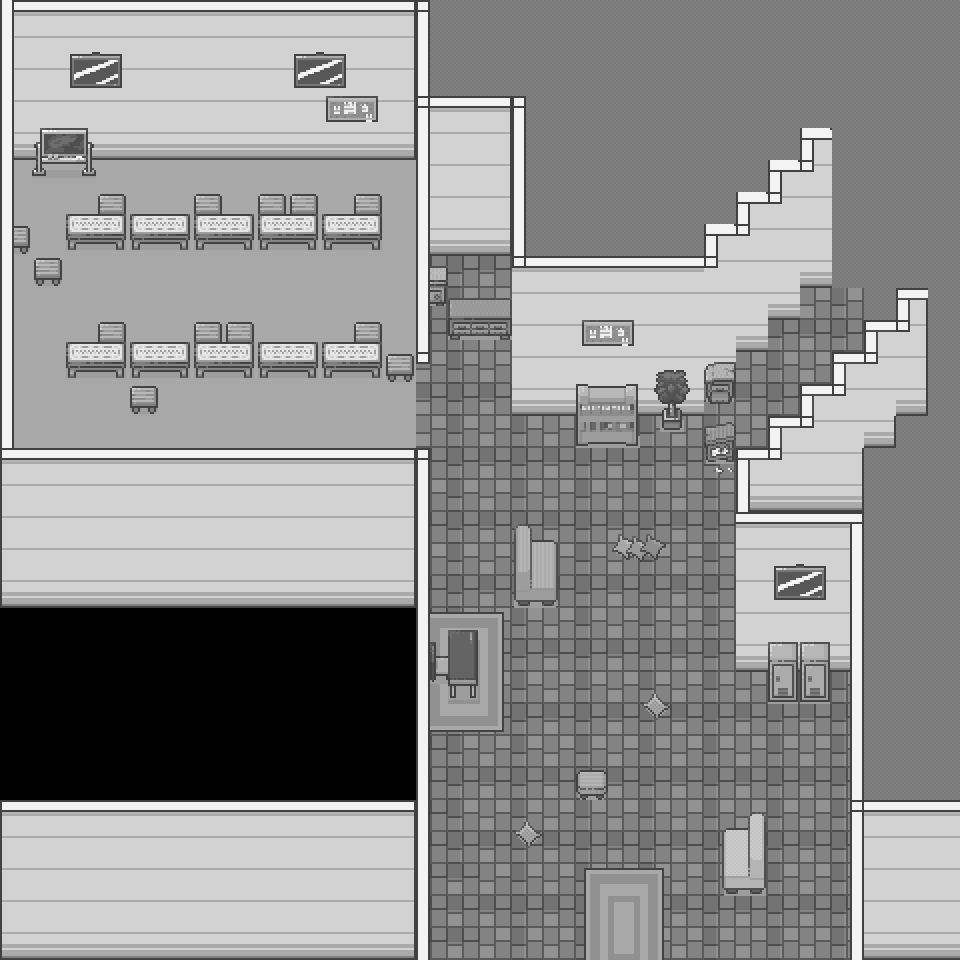

A 2D game scene composited from a Tiled map and its tileset images. What follows is a short description and the map's XML, with each tile layer's data collapsed to a summary:
An orthogonal 30x30 tile map with 32x32 px tiles, 6 tile layers (Sol, Sursol, Murs, Meubles, ...), 3 tilesets and 44 objects (sortie_cremis, spawn_cremis, robarbre_path1, robarbre_path2, robarbre_path3, ...).

<map version="1.10" tiledversion="1.10.2" orientation="orthogonal" renderorder="right-down" width="30" height="30" tilewidth="32" tileheight="32" infinite="0" nextlayerid="8" nextobjectid="67">
 <tileset firstgid="1" source="style_sheet/Room_Builder_32x32.tsx" />
 <tileset firstgid="392" source="style_sheet/Serene_Village_32x32.tsx" />
 <tileset firstgid="1247" source="style_sheet/Interiors_free.tsx" />
 <layer id="1" name="Sol" width="30" height="30">
  <data>[900 cells, 822 non-empty, 8 distinct tile ids]</data>
 </layer>
 <layer id="2" name="Sursol" width="30" height="30">
  <data>[900 cells, 38 non-empty, 19 distinct tile ids]</data>
 </layer>
 <layer id="3" name="Murs" width="30" height="30">
  <data>[900 cells, 251 non-empty, 13 distinct tile ids]</data>
 </layer>
 <layer id="4" name="Meubles" width="30" height="30">
  <data>[900 cells, 204 non-empty, 59 distinct tile ids]</data>
 </layer>
 <layer id="5" name="Meubles2" width="30" height="30">
  <data>[900 cells, 75 non-empty, 15 distinct tile ids]</data>
 </layer>
 <layer id="6" name="Top" width="30" height="30">
  <data>[900 cells, 16 non-empty, 11 distinct tile ids]</data>
 </layer>
 <objectgroup id="7" name="Obj">
  <object id="2" x="1" y="524" width="413" height="82">
   <properties>
    <property name="col" type="bool" value="true" />
   </properties>
  </object>
  <object id="5" x="-15" y="1" width="29" height="605">
   <properties>
    <property name="col" type="bool" value="true" />
   </properties>
  </object>
  <object id="6" x="-15" y="2" width="445" height="156">
   <properties>
    <property name="col" type="bool" value="true" />
   </properties>
  </object>
  <object id="7" x="418" y="97" width="104" height="157">
   <properties>
    <property name="col" type="bool" value="true" />
   </properties>
  </object>
  <object id="8" x="13" y="223.5" width="17" height="30.5">
   <properties>
    <property name="col" type="bool" value="true" />
   </properties>
  </object>
  <object id="9" x="31.5" y="252.5" width="31" height="37.5">
   <properties>
    <property name="col" type="bool" value="true" />
   </properties>
  </object>
  <object id="10" x="63" y="217.833" width="65" height="30.1667">
   <properties>
    <property name="col" type="bool" value="true" />
   </properties>
  </object>
  <object id="11" x="98" y="197.167" width="28" height="21.8333">
   <properties>
    <property name="col" type="bool" value="true" />
   </properties>
  </object>
  <object id="12" x="27" y="124" width="70" height="53.5">
   <properties>
    <property name="col" type="bool" value="true" />
   </properties>
  </object>
  <object id="13" x="124.667" y="220.5" width="66.5" height="30.8333">
   <properties>
    <property name="col" type="bool" value="true" />
   </properties>
  </object>
  <object id="14" x="196" y="199.5" width="20.5" height="19.5">
   <properties>
    <property name="col" type="bool" value="true" />
   </properties>
  </object>
  <object id="15" x="191.5" y="219.667" width="193.5" height="31.8333">
   <properties>
    <property name="col" type="bool" value="true" />
   </properties>
  </object>
  <object id="16" x="256.833" y="198.333" width="61.5" height="21">
   <properties>
    <property name="col" type="bool" value="true" />
   </properties>
  </object>
  <object id="17" x="352" y="200.333" width="28.5" height="21.1667">
   <properties>
    <property name="col" type="bool" value="true" />
   </properties>
  </object>
  <object id="18" x="62.5" y="340" width="321.5" height="39">
   <properties>
    <property name="col" type="bool" value="true" />
   </properties>
  </object>
  <object id="19" x="351" y="329.667" width="31.5" height="17.8333">
   <properties>
    <property name="col" type="bool" value="true" />
   </properties>
  </object>
  <object id="20" x="192.5" y="329.167" width="60.5" height="15.3333">
   <properties>
    <property name="col" type="bool" value="true" />
   </properties>
  </object>
  <object id="21" x="96" y="327" width="28.5" height="18.5">
   <properties>
    <property name="col" type="bool" value="true" />
   </properties>
  </object>
  <object id="22" x="126" y="383.5" width="34.5" height="34">
   <properties>
    <property name="col" type="bool" value="true" />
   </properties>
  </object>
  <object id="23" x="379.5" y="349" width="36" height="33">
   <properties>
    <property name="col" type="bool" value="true" />
   </properties>
  </object>
  <object id="24" x="509.333" y="193.333" width="196" height="223.333">
   <properties>
    <property name="col" type="bool" value="true" />
   </properties>
  </object>
  <object id="25" x="672.667" y="182.667" width="62.6667" height="220">
   <properties>
    <property name="col" type="bool" value="true" />
   </properties>
  </object>
  <object id="26" x="715.333" y="178" width="54" height="175.333">
   <properties>
    <property name="col" type="bool" value="true" />
   </properties>
  </object>
  <object id="30" x="691.334" y="374" width="44.6666" height="105">
   <properties>
    <property name="col" type="bool" value="true" />
   </properties>
  </object>
  <object id="31" x="734.667" y="452.667" width="48.6667" height="89.3333">
   <properties>
    <property name="col" type="bool" value="true" />
   </properties>
  </object>
  <object id="32" x="446" y="298" width="66" height="43.3333">
   <properties>
    <property name="col" type="bool" value="true" />
   </properties>
  </object>
  <object id="33" x="428.667" y="267.333" width="19.3333" height="33.3333">
   <properties>
    <property name="col" type="bool" value="true" />
   </properties>
  </object>
  <object id="35" x="420" y="256" width="12" height="106.667">
   <properties>
    <property name="col" type="bool" value="true" />
   </properties>
  </object>
  <object id="36" x="736" y="513.333" width="126" height="155.333">
   <properties>
    <property name="col" type="bool" value="true" />
   </properties>
  </object>
  <object id="37" x="850" y="668.667" width="112" height="289.333">
   <properties>
    <property name="col" type="bool" value="true" />
   </properties>
  </object>
  <object id="38" x="717.333" y="810.667" width="50" height="90.6667">
   <properties>
    <property name="col" type="bool" value="true" />
   </properties>
  </object>
  <object id="39" x="766.667" y="642" width="62.6667" height="66.6667">
   <properties>
    <property name="col" type="bool" value="true" />
   </properties>
  </object>
  <object id="40" x="572.667" y="770.667" width="33.3333" height="29.3333">
   <properties>
    <property name="col" type="bool" value="true" />
   </properties>
  </object>
  <object id="41" x="428" y="628.667" width="50" height="75.3333">
   <properties>
    <property name="col" type="bool" value="true" />
   </properties>
  </object>
  <object id="45" x="413.333" y="456.667" width="15.3333" height="504.667">
   <properties>
    <property name="col" type="bool" value="true" />
   </properties>
  </object>
  <object id="46" x="506.667" y="518" width="57.3333" height="91.3333">
   <properties>
    <property name="col" type="bool" value="true" />
   </properties>
  </object>
  <object id="47" x="388" y="928" width="476" height="32.6667">
   <properties>
    <property name="col" type="bool" value="true" />
   </properties>
  </object>
  <object id="49" name="sortie_cremis" x="587.333" y="894" width="76.6667" height="68">
   <properties>
    <property name="col" type="bool" value="false" />
   </properties>
  </object>
  <object id="51" name="spawn_cremis" x="621.833" y="832.833">
   <properties>
    <property name="col" type="bool" value="false" />
   </properties>
   <point />
  </object>
  </objectgroup>
</map>
<!-- 5 of 44 objects omitted -->